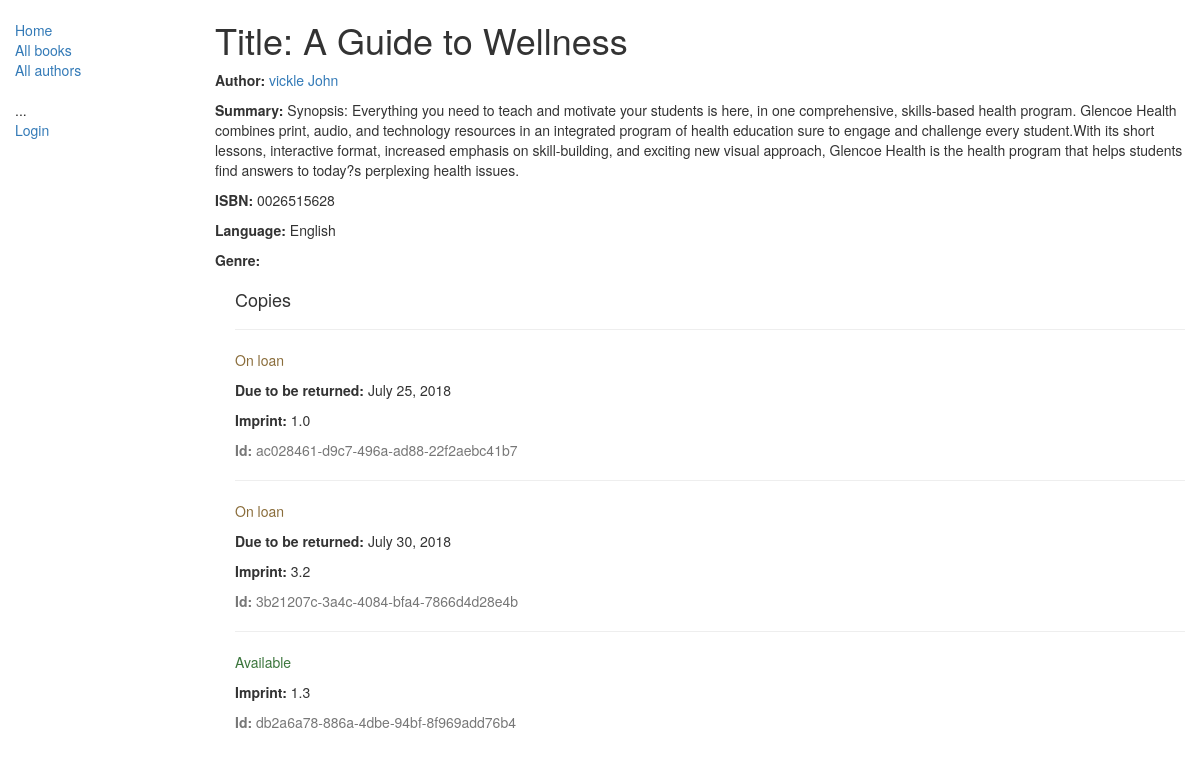
The app's page /catalog/book/1/ with its own data.
### catalog/models.py (models this page shows, shortened)
class Book(models.Model):
    title = models.CharField(max_length=200)
    author = models.ForeignKey('Author', on_delete=models.SET_NULL, null=True)
    summary = models.TextField(max_length=1000, help_text='Enter a brief description of the book')
    isbn = models.CharField('ISBN', max_length=13,
                            help_text='13 Character <a href="https://www.isbn-international.org/content/what-isbn'
                                      '">ISBN number</a>')
    genres = models.ManyToManyField(Genre, help_text='Select a genre for this book')
    language = models.ForeignKey('Language', on_delete=models.SET_NULL, null=True)
    def display_genre(self):
        return ', '.join([genre.name for genre in self.genres.all()[:3]])
    display_genre.short_description = 'Genre'

class Author(models.Model):
    first_name = models.CharField(max_length=100)
    last_name = models.CharField(max_length=100)
    date_of_birth = models.DateField(null=True, blank=True)
    date_of_death = models.DateField(null=True, blank=True)
    class Meta:
        ordering = ["last_name", "first_name"]
    def get_absolute_url(self):
        return reverse('catalog:author-details', args=[str(self.id)])
    def __str__(self):
        return '{0} {1}'.format(self.last_name, self.first_name)

class Language(models.Model):
    name = models.CharField(max_length=200,
                            help_text="Enter a the book's natural language (e.g. English, French, Japanese etc.)")
    def __str__(self):
        return self.name

class BookInstance(models.Model):
    id = models.UUIDField(primary_key=True, default=uuid.uuid4,
                          help_text="Unique ID for this particular book across whole library")
    book = models.ForeignKey(Book, on_delete=models.CASCADE)
    imprint = models.CharField(max_length=200)
    due_back = models.DateField(null=True, blank=True)
    LOAN_STATUS = (
        ('m', 'Maintenance'),
        ('o', 'On loan'),
        ('a', 'Available'),
        ('r', 'Reserved'),
    )
    status = models.CharField(max_length=1, choices=LOAN_STATUS, blank=True, default='m', help_text="Book Availability")
    borrower = models.ForeignKey(User, on_delete=models.SET_NULL, null=True, blank=True)
    class Meta:
        ordering = ["due_back"]
        permissions = (("can_mark_returned", "Set book as returned"),)

### catalog/views.py (the view)
# urls.py: path('book/<int:pk>/', views.BookDetailsView.as_view(), name="book-details"),
class BookDetailsView(generic.DetailView):
    model = Book

### catalog/templates/catalog/book_detail.html
{% extends "catalog/base_generic.html" %}
{% block content %}
  <h1>Title: {{ object.title }}</h1>
  <p><strong>Author:</strong> <a href="{{ book.author.get_absolute_url }}">{{ book.author }}</a></p>
  <p><strong>Summary:</strong> {{ book.summary }}</p>
  <p><strong>ISBN:</strong> {{ book.isbn }}</p>
  <p><strong>Language:</strong> {{ book.language }}</p>
  <p><strong>Genre:</strong> {% for genre in book.genre.all %} {{ genre }}{% if not forloop.last %}, {% endif %}{% endfor %}</p>
  <div style="margin-left:20px;margin-top:20px">
    <h4>Copies</h4>
    {% for copy in book.bookinstance_set.all %}
      <hr>
      <p class="{% if copy.status == 'a' %}text-success{% elif copy.status == 'm' %}text-danger{% else %}text-warning{% endif %}">{{ copy.get_status_display }}</p>
      {% if copy.status != 'a' %}<p><strong>Due to be returned:</strong> {{copy.due_back}}</p>{% endif %}
      <p><strong>Imprint:</strong> {{copy.imprint}}</p>
      <p class="text-muted"><strong>Id:</strong> {{copy.id}}</p>
    {% endfor %}
  </div>
{% endblock %}

### records on screen
Book: title "A Guide to Wellness", author "vickle John", summary "Synopsis: Everything you need to teach and motivate your students is here, in one comprehensive, skills-based health program. Glencoe Health combines print, audio, and technology resources in an integrated program of health education sure to engage and challenge every student.With its short lessons, interactive format, increased emphasis on skill-building, and exciting new visual approach, Glencoe Health is the health program that helps students find answers to today?s perplexing health issues.", isbn "0026515628", language "English"
BookInstance: status "On loan", due_back "July 25, 2018", imprint "1.0", id "ac028461-d9c7-496a-ad88-22f2aebc41b7"
BookInstance: status "On loan", due_back "July 30, 2018", imprint "3.2", id "3b21207c-3a4c-4084-bfa4-7866d4d28e4b"
BookInstance: status "Available", imprint "1.3", id "db2a6a78-886a-4dbe-94bf-8f969add76b4"
